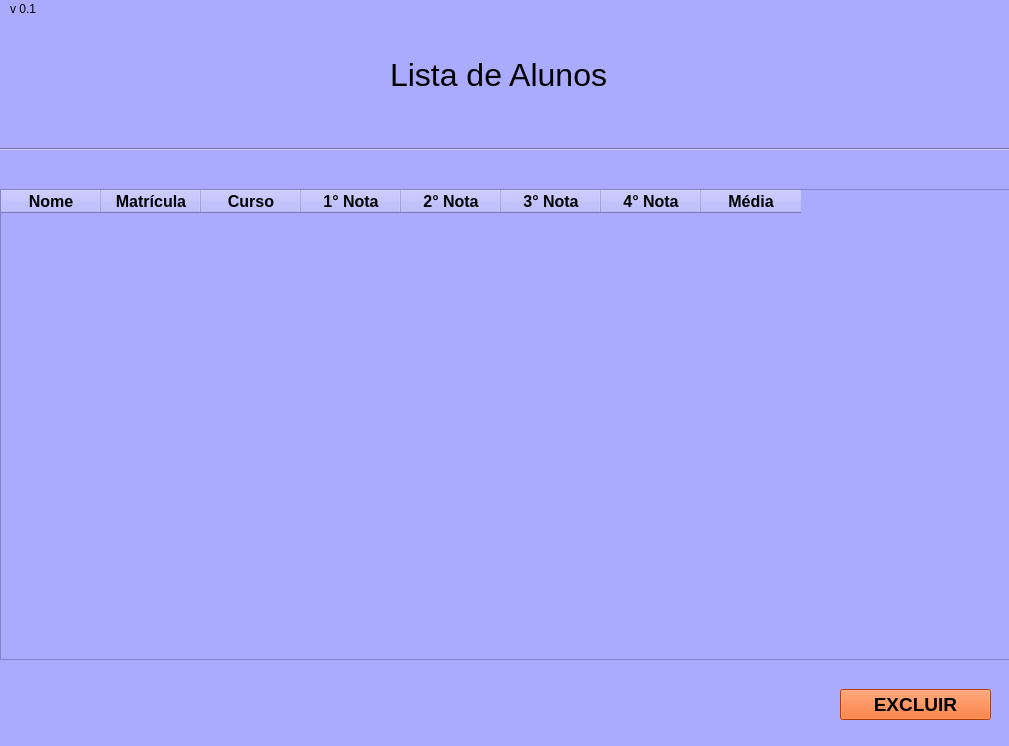
<?xml version="1.0" encoding="UTF-8"?>
<ui version="4.0">
 <class>MainWindow</class>
 <widget class="QMainWindow" name="MainWindow">
  <property name="geometry">
   <rect>
    <x>0</x>
    <y>0</y>
    <width>1009</width>
    <height>746</height>
   </rect>
  </property>
  <property name="windowTitle">
   <string>MainWindow</string>
  </property>
  <property name="styleSheet">
   <string notr="true">background-color: rgb(170, 170, 255);</string>
  </property>
  <widget class="QWidget" name="centralwidget">
   <widget class="QLabel" name="label">
    <property name="geometry">
     <rect>
      <x>390</x>
      <y>30</y>
      <width>291</width>
      <height>51</height>
     </rect>
    </property>
    <property name="font">
     <font>
      <pointsize>24</pointsize>
     </font>
    </property>
    <property name="text">
     <string>Lista de Alunos</string>
    </property>
   </widget>
   <widget class="Line" name="line">
    <property name="geometry">
     <rect>
      <x>0</x>
      <y>120</y>
      <width>1101</width>
      <height>20</height>
     </rect>
    </property>
    <property name="orientation">
     <enum>Qt::Horizontal</enum>
    </property>
   </widget>
   <widget class="QTableWidget" name="tableWidget">
    <property name="geometry">
     <rect>
      <x>0</x>
      <y>170</y>
      <width>1011</width>
      <height>471</height>
     </rect>
    </property>
    <column>
     <property name="text">
      <string>Nome</string>
     </property>
     <property name="font">
      <font>
       <pointsize>12</pointsize>
       <weight>75</weight>
       <bold>true</bold>
      </font>
     </property>
    </column>
    <column>
     <property name="text">
      <string>Matrícula</string>
     </property>
     <property name="font">
      <font>
       <pointsize>12</pointsize>
       <weight>75</weight>
       <bold>true</bold>
      </font>
     </property>
    </column>
    <column>
     <property name="text">
      <string>Curso</string>
     </property>
     <property name="font">
      <font>
       <pointsize>12</pointsize>
       <weight>75</weight>
       <bold>true</bold>
      </font>
     </property>
    </column>
    <column>
     <property name="text">
      <string>1° Nota</string>
     </property>
     <property name="font">
      <font>
       <pointsize>12</pointsize>
       <weight>75</weight>
       <bold>true</bold>
      </font>
     </property>
    </column>
    <column>
     <property name="text">
      <string>2° Nota</string>
     </property>
     <property name="font">
      <font>
       <pointsize>12</pointsize>
       <weight>75</weight>
       <bold>true</bold>
      </font>
     </property>
    </column>
    <column>
     <property name="text">
      <string>3° Nota</string>
     </property>
     <property name="font">
      <font>
       <pointsize>12</pointsize>
       <weight>75</weight>
       <bold>true</bold>
      </font>
     </property>
    </column>
    <column>
     <property name="text">
      <string>4° Nota</string>
     </property>
     <property name="font">
      <font>
       <pointsize>12</pointsize>
       <weight>75</weight>
       <bold>true</bold>
      </font>
     </property>
    </column>
    <column>
     <property name="text">
      <string>Média</string>
     </property>
     <property name="font">
      <font>
       <pointsize>12</pointsize>
       <weight>75</weight>
       <bold>true</bold>
      </font>
     </property>
    </column>
   </widget>
   <widget class="QPushButton" name="pushButton">
    <property name="geometry">
     <rect>
      <x>840</x>
      <y>670</y>
      <width>151</width>
      <height>31</height>
     </rect>
    </property>
    <property name="font">
     <font>
      <pointsize>14</pointsize>
      <weight>75</weight>
      <bold>true</bold>
     </font>
    </property>
    <property name="styleSheet">
     <string notr="true">background-color: rgb(255, 85, 0);</string>
    </property>
    <property name="text">
     <string>EXCLUIR</string>
    </property>
   </widget>
  </widget>
  <widget class="QMenuBar" name="menubar">
   <property name="geometry">
    <rect>
     <x>0</x>
     <y>0</y>
     <width>1009</width>
     <height>21</height>
    </rect>
   </property>
   <widget class="QMenu" name="menuv_0_1">
    <property name="title">
     <string>v 0.1</string>
    </property>
   </widget>
   <addaction name="menuv_0_1"/>
  </widget>
  <widget class="QStatusBar" name="statusbar"/>
 </widget>
 <resources/>
 <connections/>
</ui>
